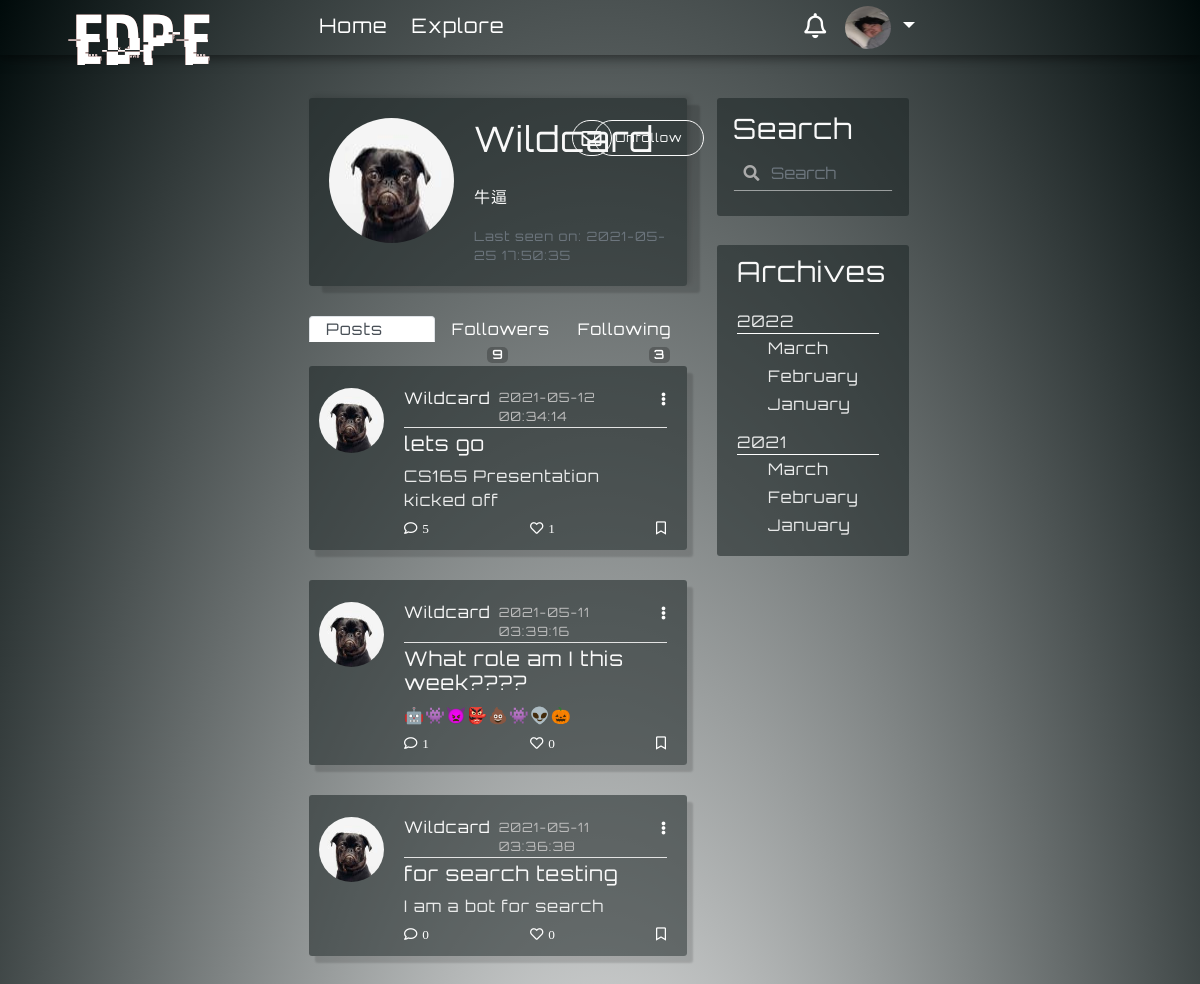
Screenshot of /user/Wildcard (signed in) with the database file from the repository.
### myBlogApp/models.py (models this page shows, shortened)
class User(UserMixin, db.Model):
    id = db.Column(db.Integer, primary_key=True)
    username = db.Column(db.String(64), index=True, unique=True)
    email = db.Column(db.String(120), index=True, unique=True)
    image_file = db.Column(db.String(200), default='default.png')
    password_hash = db.Column(db.String(128))
    about_me = db.Column(db.String(140))
    last_seen = db.Column(db.DateTime, default=datetime.utcnow())
    posts = db.relationship('Post', backref='author', foreign_keys='Post.user_id', lazy=True)
    comments = db.relationship('Comment', backref='c_author', foreign_keys='Comment.author_id', lazy='dynamic')
    followed = db.relationship(
        'User', secondary=followers,
        primaryjoin=(followers.c.follower_id == id),
        secondaryjoin=(followers.c.followed_id == id),
        backref=db.backref('followers', lazy='dynamic'), lazy='dynamic')
    liked = db.relationship('Like_Post', foreign_keys='Like_Post.liked_user_id', backref='liked_author', lazy='dynamic')
    message_sent = db.relationship('Message', foreign_keys='Message.sender_id', backref='author', lazy='dynamic')
    message_received = db.relationship('Message', foreign_keys='Message.recipient_id', backref='recipient', lazy='dynamic')
    last_message_read_time = db.Column(db.DateTime)
    notifications = db.relationship('Notification', foreign_keys='Notification.notification_user_id',
                                    backref='notification_user', lazy='dynamic')
    def new_messages(self):
        last_read_time = self.last_message_read_time or datetime(1900, 1, 1)
        return Message.query.filter_by(recipient=self).filter(Message.timestamp > last_read_time).count()
    def has_liked_post(self, post):
        return Like_Post.query.filter(
            Like_Post.liked_user_id == self.id,
            Like_Post.liked_post_id == post.id).count() > 0
    def is_following(self, user):
        return self.followed.filter(
            followers.c.followed_id == user.id).count() > 0

class SearchableMixin(object):
    @classmethod
    def before_commit(cls, session):
        session._changes = {
            'add': list(session.new),
            'update': list(session.dirty),
            'delete': list(session.deleted)
        }
    @classmethod
    def after_commit(cls, session):
        for obj in session._changes['add']:
            if isinstance(obj, SearchableMixin):
                add_to_index(obj.__tablename__, obj)
        for obj in session._changes['update']:
            if isinstance(obj, SearchableMixin):
                add_to_index(obj.__tablename__, obj)
        for obj in session._changes['delete']:
            if isinstance(obj, SearchableMixin):
                remove_from_index(obj.__tablename__, obj)
        session._changes = None

class Post(SearchableMixin, db.Model):
    __searchable__ = ['body']
    id = db.Column(db.Integer, primary_key=True)
    title = db.Column(db.String(100))
    body = db.Column(db.String(140))
    post_picture = db.Column(db.String(200))
    timestamp = db.Column(db.DateTime, index=True, default=datetime.utcnow)
    user_id = db.Column(db.Integer, db.ForeignKey('user.id'))
    comment = db.relationship('Comment', backref='post', foreign_keys='Comment.post_id', lazy='dynamic')
    comment_num = db.Column(db.Integer, default=0)
    likes = db.relationship('Like_Post', backref='l_post', lazy='dynamic')

### myBlogApp/routes.py (the view)
@app.route('/user/<string:username>', methods=['POST', 'GET'])
@login_required
def user_posts(username):
    if request.method == 'POST':
        following_name = request.get_json()
        boolean = check_if_following(following_name)
        return jsonify({'error': boolean})
    page = request.args.get('page', 1, type=int)
    user = User.query.filter_by(username=username).first_or_404()
    posts = Post.query.filter_by(author=user).order_by(Post.timestamp.desc()).paginate(page=page, per_page=1000)
    return render_template('profile-dashboard.html', title='Users Posts', posts=posts, user=user)

### myBlogApp/form.py
class SearchForm(FlaskForm):
    q = StringField('Search', validators=[DataRequired()])
    def __init__(self, *args, **kwargs):
        if 'formdata' not in kwargs:
            kwargs['formdata'] = request.args
        if 'csrf_enabled' not in kwargs:
            kwargs['csrf_enabled'] = False
        super(SearchForm, self).__init__(*args, **kwargs)

### myBlogApp/models.py (called while the page is built)
@login.user_loader
def load_user(id):
    return User.query.get(int(id))

### myBlogApp/routes.py (called while the page is built)
@app.before_request
def before_request():
    if current_user.is_authenticated:
        current_user.last_seen = datetime.utcnow()
        db.session.commit()
        g.search_form = SearchForm()

### myBlogApp/templates/profile-dashboard.html (shortened to what this page needs)
{% extends 'base.html' %}
{% block content %}
    <div class="content-section box-s-control">
        <div class="media">
            <img class="rounded-circle account-img" src="{{ url_for('static', filename='profile/' + user.image_file) }}">
            <div class="media-body">
                <div style=" justify-content: space-between; margin-left: 0" class="row">
                    <h3 class="account-heading heading-margin-control">{{ user.username }}</h3>
                    {% if user != current_user %}
                        <a class="envelope-position" href="{{ url_for('send_message', recipient=user.username) }}"><i class="far fa-envelope message-icon-position"></i></a>
                    {% endif %}
                   {% if user == current_user %}
                            <a class="btn btn-profile" id="edit-profile" rel="6" data-toggle="modal" data-target="#exampleModalCenter3" href="{{ url_for('user')}}">Edit profile</a>
                            {% elif not current_user.is_following(user) %}
                            <a  class="btn btn-profile" id="f_f" rel="{{ url_for('follow', username=user.username) }}" href="javascript:">Follow</a>
                            {% else %}
                            <a  class="btn btn-profile" id="uf_f" rel="{{ url_for('unfollow', username=user.username) }}" href="javascript:">Unfollow</a>
                            {% endif %}
                    </div>
                    {% if user.about_me %}<h6 class="h6-margin-control" id="test6">{{ user.about_me }}</h6>{% endif %}
                    {% if user.last_seen %}<p class="p-margin-control text-secondary">Last seen on: {{ user.last_seen.strftime('%Y-%m-%d %T') }}</p>{% endif %}
            </div>
        </div>
    </div>
    <ul class="nav nav-tabs tab-border-control " id="myTab" role="tablist">
      <li class="nav-item equel-width">
        <a class="nav-link active tab-btn" style="text-align: start" id="home-tab" data-toggle="tab" href="#home" role="tab" aria-controls="home" aria-selected="true">Posts</a>
      </li>
      <li class="nav-item equel-width">
        <a class="nav-link tab-btn" style="text-align: center" id="profile-tab " data-toggle="tab" href="#profile" role="tab" aria-controls="profile" aria-selected="false">Followers <span class="badge badge-secondary badge-color-control">{{ user.followers.count() }}</span></a>
      </li>
      <li class="nav-item equel-width">
        <a class="nav-link tab-btn" style="text-align: end" id="contact-tab " data-toggle="tab" href="#contact" role="tab" aria-controls="contact" aria-selected="false">Following <span class="badge badge-secondary badge-color-control">{{ user.followed.count() }}</span></a>
      </li>
    </ul>
    <div class="tab-content" id="myTabContent">
      <div class="tab-pane fade show active " id="home" role="tabpanel" aria-labelledby="home-tab">
          {% include 'post_on_profile.html' %}
      </div>
    </div>
{% endblock %}

### myBlogApp/templates/navbar.html (shortened to what this page needs)
<nav class="navbar fixed-top navbar-expand-lg scrolling-navbar font-control">
    <div class="collapse navbar-collapse" id="navbarSupportedContent">
      <a class="navbar-brand nav-margin-control logo-style" href="{{ url_for('home') }}"><div class="logo-font glitch-effect" data-text="EDPE">EDPE</div> </a>
      <ul class="navbar-nav mr-auto">
        <li class="nav-item active">
          <a class=" hover-control link-control padding-control" id="homeLink" href={{ url_for("home")}}>Home</a>
        </li>
        <li class="nav-item">
          <a class=" hover-control link-control padding-control" id="exploreLink" href={{ url_for("explore")}}>Explore</a>
        </li>
      </ul>
      {% if current_user.is_anonymous %}
          <a class="btn btn-outline-white btn-outline login-button-margin-control js-anchor1"  data-toggle="modal" data-backdrop="false" data-target="#modalForLogin" href="{{ url_for('login')}}">login</a>
      {% else %}
        <a href='{{url_for('messages')}}' class="notification">
          <i class="far fa-bell bell-size"></i>
            {% set new_messages = current_user.new_messages() %}
        </a>
      {% endif %}
        <div>
        {% if current_user.is_anonymous %}
            <a class="btn btn-outline-white btn-outline signup-button-margin-control js-anchor2"  data-toggle="modal" data-target="#exampleModalCenter1"  data-backdrop="false" href="{{ url_for('register')}}">Sign Up</a>
        {% else %}
            <ul class="navbar-nav" id="nav">
                <li class="nav-item dropdown">
                    <a class="nav-link dropdown-toggle" href="#" id="navbarDropdownMenuLink1" role="button" data-toggle="dropdown" aria-haspopup="true" aria-expanded="false" >
                      {% if current_user.is_anonymous %}
                        <img alt="default avatar" class="rounded-circle avatar" src="{{  url_for('static', filename='profile/default.png' )}}">
                        {% else %}
                       <img alt="avatar" class="rounded-circle avatar" src="{{  url_for('static', filename='profile/' + current_user.image_file)}}">
                        {% endif %}
                    </a>
                </li>
             </ul>
        {% endif %}
        </div>
    </div>
</nav>

### myBlogApp/templates/post_on_profile.html (shortened to what this page needs)
{% for post in posts.items %}
    <article class="media content-section border-w-0 art-link">
        <a class="mr-1"  href="{{ url_for('user_posts', username=post.author.username) }}">
            <img class="rounded-circle article-img" src="{{ url_for('static', filename = 'profile/' + post.author.image_file) }}">
    </a>
      <div class="media-body">
        <div class="article-metadata space-control">
          <a class="mr-2" style="font-weight: 500" href="{{ url_for('user_posts', username=post.author.username) }}">{{ post.author.username }}</a>
          <small class=" small-margin-control ">{{ post.timestamp.strftime('%Y-%m-%d %T') }}</small>
                <div class="dropdown">
                     <a class="comment-color dropdown-toggle toggle-remove", id="navbarDropdownMenuLink2" data-toggle="dropdown" aria-haspopup="true" aria-expanded="false" href="#"><i class="fas fa-ellipsis-v immune-click add-padding"></i></a>
                </div>
        </div>
        <h5><a class="article-title" href="{{ url_for('post', post_id = post.id) }}">{{ post.title }}</a></h5>
        <p class="article-content">{{ post.body }}</p>
         <div class="article-metadata pm-control check-index-for-like-profile space-control" >
            <a class="comment-color", id="addComments" data-toggle="modal" data-target="#exampleModalCenter2" rel="6"  href="{{ url_for('addComments', post_id= post.id) }}"><i class="far fa-comment i-margin-control immune-click">{{ post.comment_num }}</i></a>
            {% if current_user.has_liked_post(post)%}
                <a class="comment-color like-link-home hide-for-like ", id="l_l" rel="{{ url_for('like', post_id = post.id) }}" href="javascript:"><i class="far fa-heart i-margin-control i-unlike immune-click">{{post.likes.count()}}</i></a>
                <a class="comment-color unlike-link-home", id="ul_l" rel="{{ url_for('unlike', post_id = post.id) }}" href="javascript:"><i class="fas fa-heart i-margin-control i-color-change i-like immune-click">{{post.likes.count()}}</i></a>
            {% else %}
                <a class="comment-color like-link-home ", id="l_l" rel="{{ url_for('like', post_id = post.id) }}" href="javascript:"><i class="far fa-heart i-margin-control i-like immune-click">{{post.likes.count()}}</i></a>
            {% endif %}
            <a class="comment-color",   href="#"><i class="far fa-bookmark immune-click"></i></a>
         </div>
      </div>
    </article>
{% endfor %}

### myBlogApp/static/temp212.css (style rules this page uses)
:root { --input-padding-x: 1.5rem; --input-padding-y: 0.75rem; }
a { color: #f9f9f9; }
html { overflow: auto; height: 100%; }
p { margin-bottom: 0; }
.form-control-change { background-image: linear-gradient(0deg, #fdca47 2px,rgba(0,150,136,0) 0),linear-gradient(0deg, #ffffff8c 1px,transparent 0); }
.form-control-change { background-repeat: no-repeat; background-position-x: center, 50%; background-position-y: bottom, calc(100% - 1px); background-size: 0 100%,100% 100%; border: 0; transition: background 0s ease-out; padding-left: 0; padding-right: 0; }
.form-control { color: #FFFFFF8c; }
.logo-font { font-family: hackedregular, sans-serif; font-size: 6vw; }
.glitch-effect::before,.glitch-effect::after { content: attr(data-text); position: absolute; top: 0; left: 0; width: 100%; height: 100%; z-index: -1; }
.glitch-effect::before { color: #333333; animation: glitch-effect 3s infinite; }
.glitch-effect::after { color: #b96760; animation: glitch-effect 2s infinite; }

### myBlogApp/static/nav84.css (style rules this page uses)
.navbar { background: transparent; box-shadow: 0 2px 11px 1px rgba(0,0,0,0.5); padding: 6px 20px; }
.link-control { position: relative; text-decoration: none }
.padding-control { bottom: 2px; padding-bottom: 8px; padding-right: 2px; padding-left: 2px; margin-right: 20px; color: #fff; }
.link-control:before { content: ""; position: absolute; width: 100%; height: 8px; bottom: -8px; left: 0; background-color: #ce324c ; visibility: hidden; -webkit-transform: scaleX(0); transform: scaleX(0); -webkit-transition: all 0.3s ease-in-out 0s; transition: all 0.3s ease-in-out 0s; }
.font-control { font-size: 20px; }
.nav-link { color: white; padding-top: 0; padding-bottom: 0; }
.navbar-brand { color: white; }
.avatar { height: 43px; width: 46px; }
.nav-margin-control { font-size: 25px!important; margin: 0 1rem auto 0; padding-top: 0!important; }
@media (min-width: 992px) { .navbar-expand-lg .navbar-collapse { margin: 0 auto; max-width: 53%; padding-left: 20px; } }
.toggle-remove:after { content: none!important; }
.logo-style { position: absolute; z-index: 10000; left: 6%; top: -20%; }
.notification { color: white; text-decoration: none; padding: 0 10px; position: relative; display: inline-block; border-radius: 2px; }
.bell-size { font-size: 25px; }
.equel-width { width: 33.3%; margin-bottom: 0!important; }

### myBlogApp/static/btn-style10.css (style rules this page uses)
.btn-profile { position: absolute; top: 40px; left: 87%; background: none; color: #F9F9F9; width: 110px; height: 36px; border: 1px solid #f9f9f9; font-size: 12px; border-radius: 25px; transition: 0.8s; overflow: hidden; transform: translate(-50%, -50%); padding: 8px 10px; }
.btn-profile:before { content: ''; display: block; position: absolute; background: #333333; width: 60px; height: 100px; left: 0; top: 0; opacity: 0.5; filter: blur(30px); transform: translateX(-130px) skewX(-15deg); }
.btn-profile:after { content: ''; display: block; position: absolute; background: #333333; width: 30px; height: 100%; left: 30px; top: 0; opacity: 0; filter: blur(30px); transform: translate(-100px) skewX(-15deg); }

### myBlogApp/static/search3.css (style rules this page uses)
.has-search .form-control { padding-left: 2.375rem; padding-right:10px; background-color: transparent; }

### rows the page displays
User: image_file (picture)
User: image_file (picture), username "Wildcard", about_me "牛逼", last_seen "2021-05-25 17:50:35"
Post: image_file (picture), author.username "Wildcard", timestamp "2021-05-12 00:34:14", title "lets go", body "CS165 Presentation kicked off", comment_num "5", likes.count "1"
Post: image_file (picture), author.username "Wildcard", timestamp "2021-05-11 03:39:16", title "What role am I this week????", body "🤖👾👿👺💩👾👽🎃", comment_num "1", likes.count "0"
Post: image_file (picture), author.username "Wildcard", timestamp "2021-05-11 03:36:38", title "for search testing", body "I am a bot for search", comment_num "0", likes.count "0"

### other values shown
{{ user.followers.count() }} "9"
{{ user.followed.count() }} "3"
